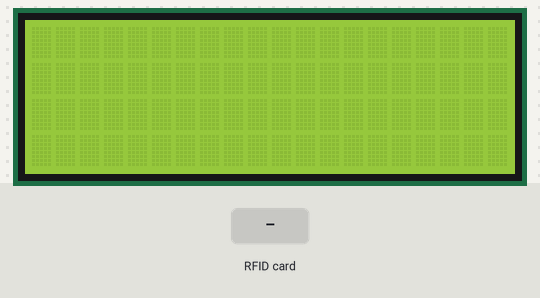
This program was run on a simulated Raspberry Pi (header pin numbers). Parts: 20×4 character LCD. The inputs (shaded band) are chosen by the test bench. The RFID card's data blocks start empty; web requests get an empty 200 reply after 0.4 s; what the program prints to the terminal is not drawn.

Above: at 1.2 s.
1.3 s: RFID card 5E 7A 19 C4 held to the reader
At 2.3 s:
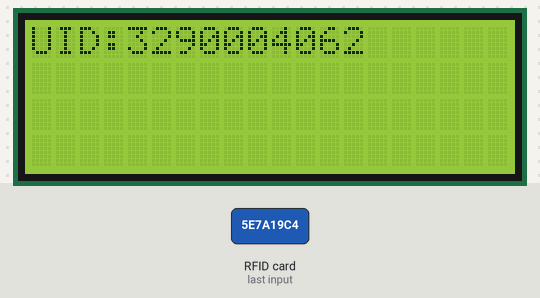
3.2 s: RFID card 5E 7A 19 C4 held to the reader
Timing chart, 0 to 6.2 s (numbered marks = the images above; inputs shaded):
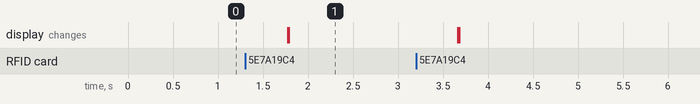

The program:

homework6.py
```python
from time import sleep
import sys, requests, smbus
import mfrc522 as MFRC522
from mfrc522 import SimpleMFRC522
import RPi.GPIO as GPIO
from RPLCD.i2c import CharLCD
import signal
sys.modules['smbus'] = smbus

TARGET_URL = 'localhost'

lcd = CharLCD('PCF8574', address=0x27, port=1, backlight_enabled=True)
lcd.clear()

MIFAREReader = MFRC522.MFRC522()

try:
    while True:
        # Scan for cards
        (status,TagType) = MIFAREReader.MFRC522_Request(MIFAREReader.PICC_REQIDL)

        # If a card is found
        if status == MIFAREReader.MI_OK:
            print ("Card detected")

        # Get the UID of the card
        (status,uid) = MIFAREReader.MFRC522_Anticoll()

        # If we have the UID, continue
        if status == MIFAREReader.MI_OK:

            uid_decimal = uid[3]*256*256*256+uid[2]*256*256+uid[1]*256+uid[0]
            print(uid_decimal)

            # This is the default key for authentication
            key = [0xFF,0xFF,0xFF,0xFF,0xFF,0xFF]

            # Select the scanned tag
            MIFAREReader.MFRC522_SelectTag(uid)

            # Authenticate
            status = MIFAREReader.MFRC522_Auth(MIFAREReader.PICC_AUTHENT1A, 8, key, uid)


             # check OK?
            if status == MIFAREReader.MI_OK:
                rdData = MIFAREReader.MFRC522_Read(8)
                s = "".join([chr(c) for c in rdData])
                print(s)

                r = requests.get('http://{0}/RFID/LogRecord_GET.php?CONTENT={1}&UID={2}'.format(TARGET_URL,s,uid_decimal))
                print("Server Return Code :", r.status_code)
                print(r.text)

                lcd.clear()
                lcd.cursor_pos = (0, 0)
                lcd.write_string("UID:" + "{}".format(uid_decimal))
                lcd.cursor_pos = (1, 0)
                lcd.write_string(s)

                MIFAREReader.MFRC522_StopCrypto1()
                sleep(1)
            else:
                print ("Authentication error")
                sleep(1)

except:
    lcd.clear()
    GPIO.cleanup()
    MIFAREReader.MFRC522_StopCrypto1()
```

Measured:
- after the input at 1.3 s, the display: first changes after 0.47 s (image 1 shows a later state)
